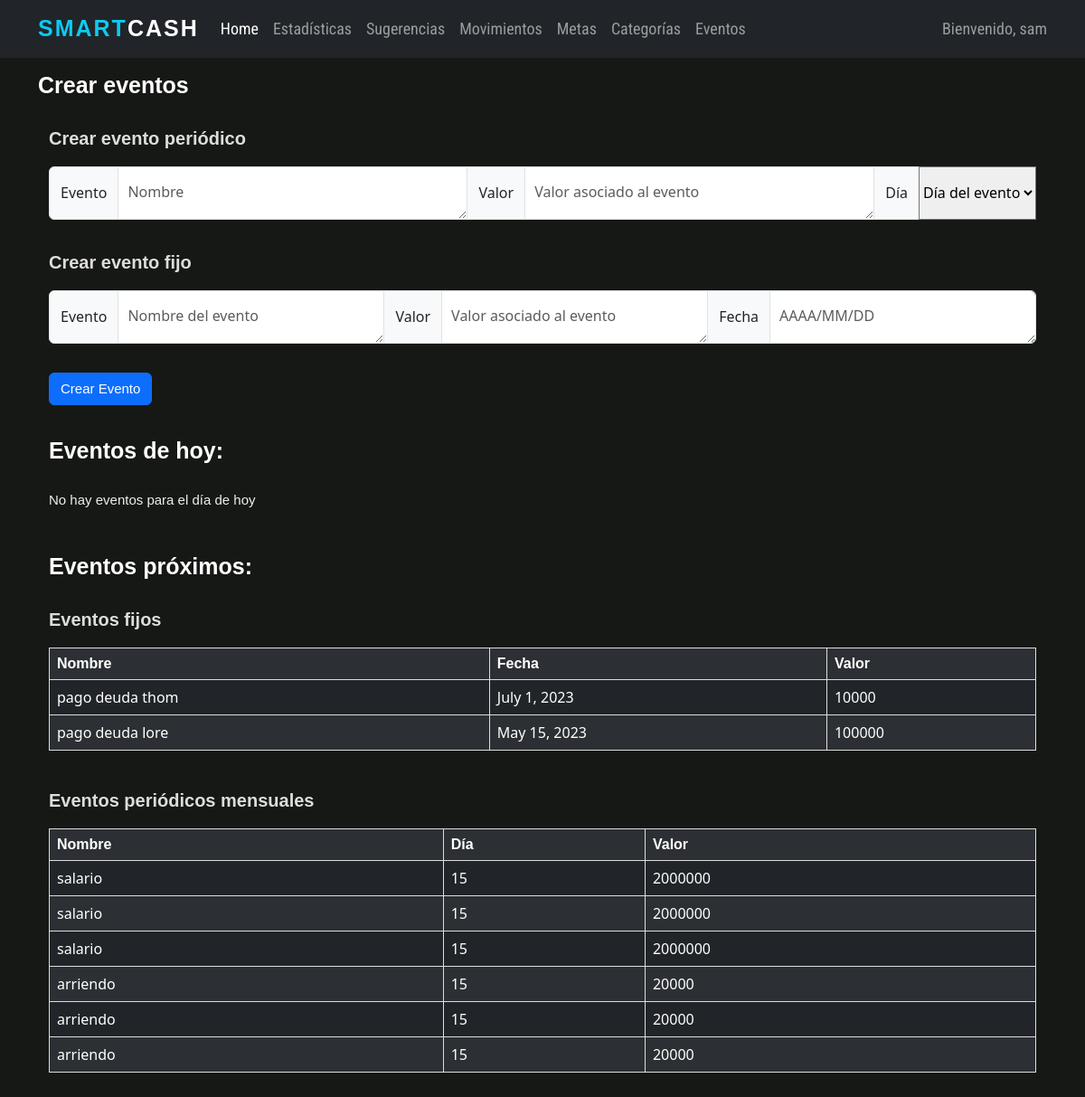
Before: /events/ (signed in) with the older database file.
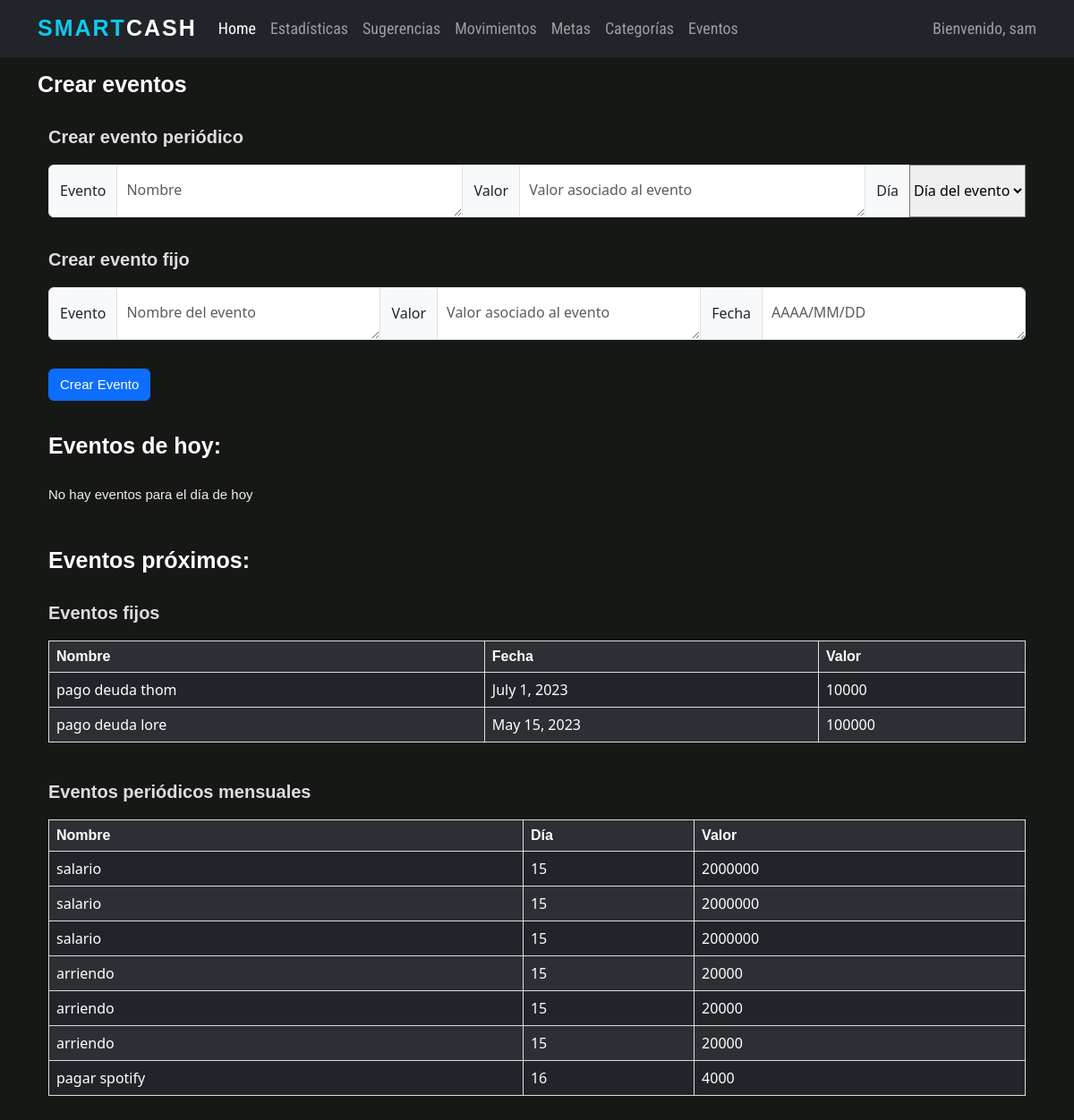
After: the same page with the newer database file.
### wallet/models.py (models this page shows, shortened)
class EventoFijo(models.Model):
    usuario = models.ForeignKey(User, on_delete=models.CASCADE)
    nombre = models.CharField(max_length=100)
    fecha = models.DateField()
    cantidad = models.IntegerField()

class EventoPeriodico(models.Model):
    usuario = models.ForeignKey(User, on_delete=models.CASCADE)
    nombre = models.CharField(max_length=100)
    dia = models.IntegerField()
    cantidad = models.IntegerField()

### wallet/views.py (the view)
# urls.py: path('events/', wallet_views.events, name='events'),
def events(request):
    connection.current_user = request.user
    periodic_event_name = request.GET.get('periodic_event_name')
    periodic_event_value = request.GET.get('periodic_event_value')
    periodic_event_day = request.GET.get('periodic_event_day')
    event_name = request.GET.get('event_name')
    event_value = request.GET.get('event_value')
    event_date = request.GET.get('event_date')
    if periodic_event_day and periodic_event_value and periodic_event_name:
        connection.create_event(1, periodic_event_name, periodic_event_value, periodic_event_day, request.user)
    if event_name and event_value and event_date:
        connection.create_event(0, event_name, event_value, event_date, request.user)
    user_events = connection.search_events(request.user)
    user_periodic_events = connection.search_periodic_events(request.user)
    day_events = connection.search_day_events(user_periodic_events, user_events)
    return render(request, 'registration/events.html',
                  {'days': range(1, 32), 'periodic_event_name': periodic_event_name,
                   'periodic_event_value': periodic_event_value, 'periodic_event_day': periodic_event_day,
                   'event_name': event_name, 'event_value': event_value, 'event_date': event_date,
                   'user_events': user_events, 'user_periodic_events': user_periodic_events, 'day_events': day_events,
                   'today': date.today().day})

### wallet/connection.py (called while the page is built)
def search_periodic_events(user):
    events = EventoPeriodico.objects.all().filter(usuario=user)
    return events

def search_events(user):
    events = EventoFijo.objects.all().filter(usuario=user)
    return events

def search_day_events(periodic, events):
    current_date = date.today()
    ans = []
    if periodic:
        for event in periodic:
            if event.dia == current_date.day:
                ans.append(event)
    if events:
        for event in events:
            if event.fecha == current_date:
                ans.append(event)
    return ans

### wallet/templates/registration/events.html (shortened to what this page needs)
{% extends 'base.html' %}
{% load static %}
    {% block content %}
<br><br><br>
<div id="eventos"class="form-text">Crear eventos</div>
<form action="">
    <div class="container">
        <br>
        <p id = "movimientos">Crear evento periódico</p>
        <div class="input-group mb-3">
            <span class="input-group-text mb-3">Evento</span>
            <textarea class="form-control mb-3" aria-label="With textarea" placeholder="Nombre"
                      name="periodic_event_name"></textarea>
            <span class="input-group-text mb-3">Valor</span>
            <textarea class="form-control mb-3" aria-label="With textarea"
                      placeholder="Valor asociado al evento" name="periodic_event_value"></textarea>
            <label class="input-group-text mb-3" for="inputGroupSelect01">Día</label>
            <select class="custom-select mb-3" id="inputGroupSelect01" name="periodic_event_day">
                <option selected>Día del evento</option>
            </select>
        </div>
    </div>
    <div class="container">
        <p id = "movimientos">Crear evento fijo</p>
        <div class="input-group mb-3">
            <span class="input-group-text mb-3">Evento</span>
            <textarea class="form-control mb-3" aria-label="With textarea" placeholder="Nombre del evento"
                      name="event_name"></textarea>
            <span class="input-group-text mb-3">Valor</span>
            <textarea class="form-control mb-3" aria-label="With textarea"
                      placeholder="Valor asociado al evento" name="event_value"></textarea>
            <span class="input-group-text mb-3">Fecha</span>
            <textarea class="form-control mb-3" aria-label="With textarea" placeholder="AAAA/MM/DD"
                      name="event_date"></textarea>
        </div>
        <button type="submit" class="btn btn-primary mb-3">Crear Evento</button>
    </div>
</form>
<div class="container">
    <div id="eventos"class="form-text">Eventos de hoy:</div>
    <br>
    {% if not day_events %}
    <p id="categorias">No hay eventos para el día de hoy</p>
    {% endif %}
    <br>
<div id="eventos"class="form-text">Eventos próximos:</div>
<br>
<p id = "movimientos">Eventos fijos</p>
<table class="table table-striped table-dark">
        <tr>
            <th>Nombre</th>
            <th>Fecha</th>
            <th>Valor</th>
        </tr>
        {% for event in user_events %}
        <tr>
            <td>{{ event.nombre }}</td>
            <td>{{ event.fecha }}</td>
            <td>{{ event.cantidad }}</td>
        </tr>
        {% endfor %}
    </table>
    <br>
    <p id = "movimientos">Eventos periódicos mensuales</p>
    <table class="table table-striped table-dark">
        <tr>
            <th>Nombre</th>
            <th>Día</th>
            <th>Valor</th>
        </tr>
        {% for event in user_periodic_events %}
        <tr>
            <td>{{ event.nombre }}</td>
            <td>{{ event.dia }}</td>
            <td>{{ event.cantidad }}</td>
        </tr>
        {% endfor %}
    </table>
<br>
</div>
{% endblock content %}

Changed rows visible on the page:
added EventoPeriodico: nombre "pagar spotify", dia "16", cantidad "4000"
